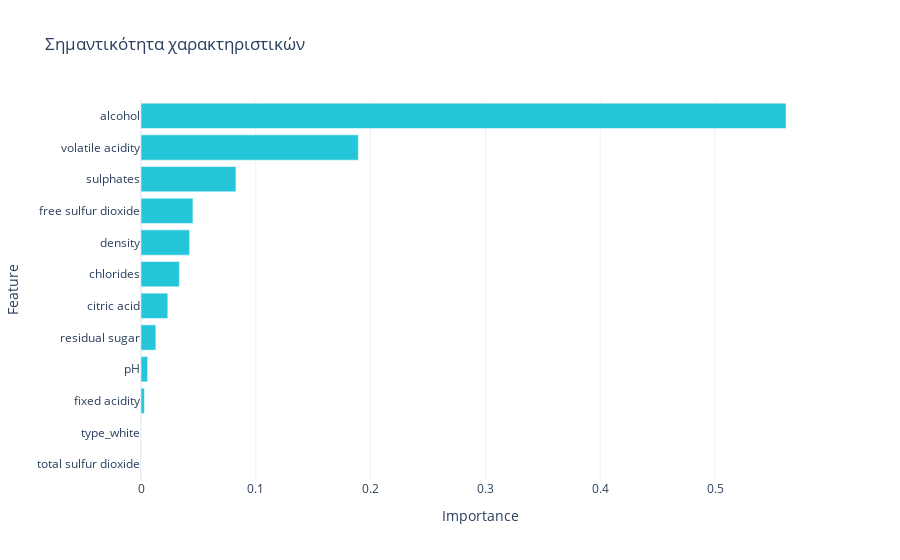

Notebook cell for this chart:
### Markdown cell above
Το ραβδόγραμμα με τη σημαντικότητα κάθε χαρακτηριστικού, ταξινομώντας τα
με βάση τη σημαντικότητα τους είναι:

### Code cell
fig = px.bar(
    df_feature_importance,
    x='Importance',
    y='Feature',
    orientation='h',
    color_discrete_sequence=[color_palette[0]],
    title='Σημαντικότητα χαρακτηριστικών',
    labels={'Importance': 'Importance', 'Feature': 'Feature'}
)

fig.update_layout(
    yaxis={'categoryorder': 'total ascending'},
)

fig.show()

### Figure 1 — Plotly figure (JSON) as saved in the notebook; plotly's stock layout.template omitted (floating-point values rounded to 4 significant figures)
{"data": [{"hovertemplate": "Importance=%{x}<br>Feature=%{y}<extra></extra>", "legendgroup": "", "marker": {"color": "#26C6DA", "pattern": {"shape": ""}}, "name": "", "orientation": "h", "showlegend": false, "textposition": "auto", "type": "bar", "x": [0.002998, 0.1893, 0.02336, 0.01292, 0.03345, 0.04525, 0.0, 0.04233, 0.005789, 0.08271, 0.5619, 0.0], "xaxis": "x", "y": ["fixed acidity", "volatile acidity", "citric acid", "residual sugar", "chlorides", "free sulfur dioxide", "total sulfur dioxide", "density", "pH", "sulphates", "alcohol", "type_white"], "yaxis": "y"}], "layout": {"barmode": "relative", "legend": {"tracegroupgap": 0}, "title": {"text": "Σημαντικότητα χαρακτηριστικών"}, "xaxis": {"anchor": "y", "domain": [0, 1], "title": {"text": "Importance"}}, "yaxis": {"anchor": "x", "categoryorder": "total ascending", "domain": [0, 1], "title": {"text": "Feature"}}}}
